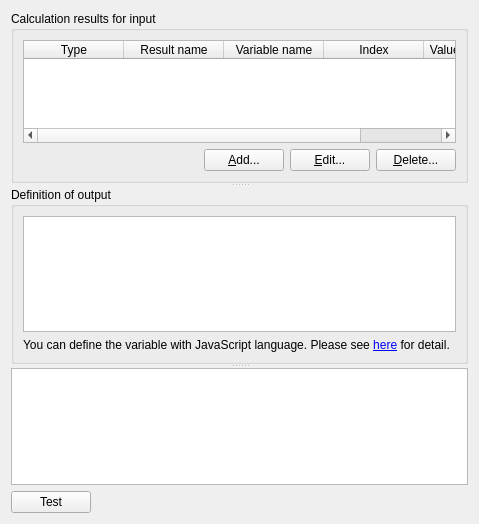
<?xml version="1.0" encoding="UTF-8"?>
<ui version="4.0">
 <class>PostStringResultEditWidget</class>
 <widget class="QWidget" name="PostStringResultEditWidget">
  <property name="geometry">
   <rect>
    <x>0</x>
    <y>0</y>
    <width>479</width>
    <height>524</height>
   </rect>
  </property>
  <property name="windowTitle">
   <string>Form</string>
  </property>
  <layout class="QVBoxLayout" name="verticalLayout_4">
   <item>
    <widget class="QSplitter" name="splitter">
     <property name="orientation">
      <enum>Qt::Vertical</enum>
     </property>
     <widget class="QGroupBox" name="groupBox">
      <property name="title">
       <string>Calculation results for input</string>
      </property>
      <layout class="QVBoxLayout" name="verticalLayout">
       <item>
        <widget class="QTableWidget" name="inputTableWidget">
         <property name="editTriggers">
          <set>QAbstractItemView::NoEditTriggers</set>
         </property>
         <property name="selectionMode">
          <enum>QAbstractItemView::SingleSelection</enum>
         </property>
         <property name="selectionBehavior">
          <enum>QAbstractItemView::SelectRows</enum>
         </property>
         <attribute name="verticalHeaderVisible">
          <bool>true</bool>
         </attribute>
         <attribute name="verticalHeaderDefaultSectionSize">
          <number>20</number>
         </attribute>
         <column>
          <property name="text">
           <string>Type</string>
          </property>
         </column>
         <column>
          <property name="text">
           <string>Result name</string>
          </property>
         </column>
         <column>
          <property name="text">
           <string>Variable name</string>
          </property>
         </column>
         <column>
          <property name="text">
           <string>Index</string>
          </property>
         </column>
         <column>
          <property name="text">
           <string>Value for Testing</string>
          </property>
         </column>
        </widget>
       </item>
       <item>
        <layout class="QHBoxLayout" name="horizontalLayout_2">
         <item>
          <spacer name="horizontalSpacer_2">
           <property name="orientation">
            <enum>Qt::Horizontal</enum>
           </property>
           <property name="sizeHint" stdset="0">
            <size>
             <width>40</width>
             <height>20</height>
            </size>
           </property>
          </spacer>
         </item>
         <item>
          <widget class="QPushButton" name="addButton">
           <property name="text">
            <string>&amp;Add...</string>
           </property>
          </widget>
         </item>
         <item>
          <widget class="QPushButton" name="editButton">
           <property name="text">
            <string>&amp;Edit...</string>
           </property>
          </widget>
         </item>
         <item>
          <widget class="QPushButton" name="deleteButton">
           <property name="text">
            <string>&amp;Delete...</string>
           </property>
          </widget>
         </item>
        </layout>
       </item>
      </layout>
     </widget>
     <widget class="QGroupBox" name="variableGroupBox">
      <property name="title">
       <string>Definition of output</string>
      </property>
      <layout class="QVBoxLayout" name="verticalLayout_2">
       <item>
        <widget class="QPlainTextEdit" name="scriptEdit">
         <property name="font">
          <font>
           <family>ＭＳ ゴシック</family>
           <pointsize>9</pointsize>
          </font>
         </property>
         <property name="tabStopWidth">
          <number>20</number>
         </property>
        </widget>
       </item>
       <item>
        <widget class="QLabel" name="definitionHelpLabel">
         <property name="text">
          <string>&lt;html&gt;&lt;head/&gt;&lt;body&gt;&lt;p&gt;You can define the variable with JavaScript language. Please see &lt;a href=&quot;http://iric-gui-user-manual.readthedocs.io/en/latest/03/07_calc_result.html#manage-simple-operation-results-m&quot;&gt;&lt;span style=&quot; text-decoration: underline; color:#0000ff;&quot;&gt;here&lt;/span&gt;&lt;/a&gt; for detail.&lt;/p&gt;&lt;/body&gt;&lt;/html&gt;</string>
         </property>
         <property name="wordWrap">
          <bool>true</bool>
         </property>
         <property name="openExternalLinks">
          <bool>true</bool>
         </property>
        </widget>
       </item>
      </layout>
     </widget>
     <widget class="QWidget" name="">
      <layout class="QVBoxLayout" name="verticalLayout_3">
       <item>
        <widget class="QPlainTextEdit" name="testEdit">
         <property name="enabled">
          <bool>true</bool>
         </property>
         <property name="font">
          <font>
           <family>ＭＳ ゴシック</family>
           <pointsize>9</pointsize>
          </font>
         </property>
         <property name="readOnly">
          <bool>true</bool>
         </property>
        </widget>
       </item>
       <item>
        <layout class="QHBoxLayout" name="horizontalLayout">
         <item>
          <widget class="QPushButton" name="testButton">
           <property name="text">
            <string>Test</string>
           </property>
          </widget>
         </item>
         <item>
          <spacer name="horizontalSpacer">
           <property name="orientation">
            <enum>Qt::Horizontal</enum>
           </property>
           <property name="sizeHint" stdset="0">
            <size>
             <width>40</width>
             <height>20</height>
            </size>
           </property>
          </spacer>
         </item>
        </layout>
       </item>
      </layout>
     </widget>
    </widget>
   </item>
  </layout>
 </widget>
 <resources/>
 <connections/>
</ui>
